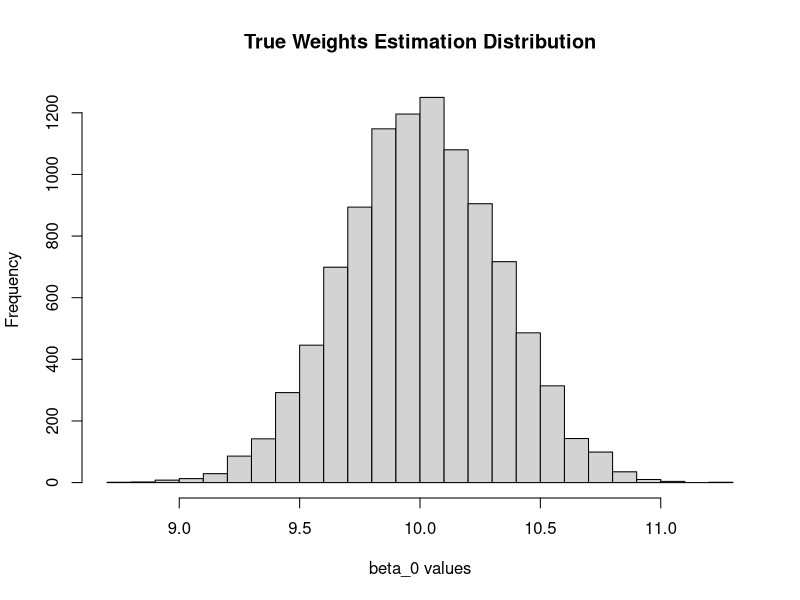
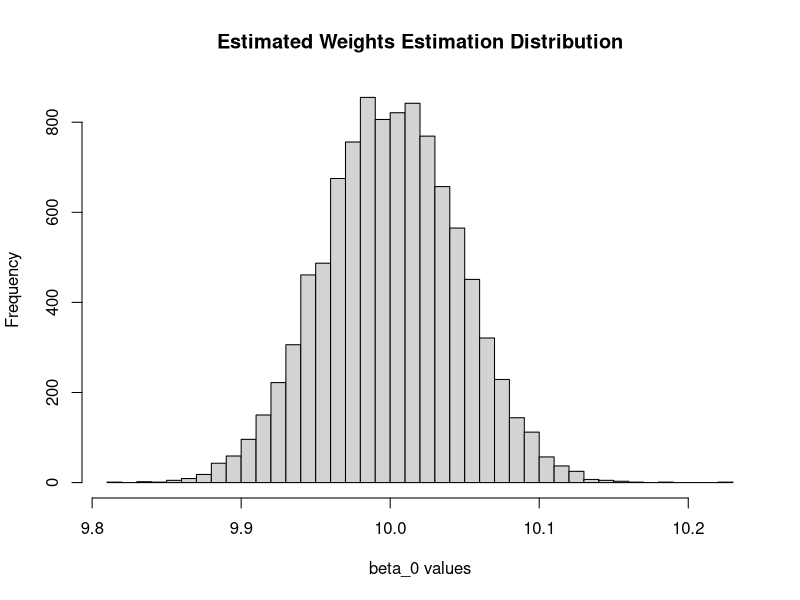

R code for these plots, in order:

## If desired, the Monte Carlo Simulations Code is under Step Codes

# Each step Monte Carlo simulations perform

set.seed(1000)


# Simulate data

# Set sample size
n <- 1000

# DGP
X <- rbinom(1000, 1, 0.5)

true_p <- 1 / 2

U <- runif(n, 0, 1)
t <- as.numeric(true_p >= U)

Y <- rnorm(n, 10, 1)
Y_obs <- Y * t

mean(Y_obs, na.rm = T)
mean(Y)

beta_tw <- mean(Y_obs / (1 / 2))

# Population partitions of t * x
N_00 <- sum((X == 0) * (t == 0))
N_10 <- sum((X == 0) * (t == 1))
N_01 <- sum((X == 1) * (t == 0))
N_11 <- sum((X == 1) * (t == 1))

estimated_p <- as.numeric(X == 0) * (N_10 / (N_00 + N_10)) + as.numeric(X == 1) * (N_11 / (N_01 + N_11)) 
beta_ew <- mean(Y_obs / estimated_p)
sd(Y_obs / estimated_p)
sd(Y_obs / true_p)



# Monte Carlo Simulations



# Beta_0s Distributions

rm(list = ls())
set.seed(1000)



monte_carlo <- function(n_sims = 10000, n = 1000, true_p = 1 / 2, dependent_mean = 10)
{
  tw_estimates <- c()
  ew_estimates <- c()
  for(i in 1:n_sims)
  {
    # DGP
    X <- rbinom(n, 1, true_p)
    U <- runif(n, 0, 1)
    t <- as.numeric(true_p >= U)
    Y <- rnorm(n, dependent_mean, 1)
    Y_obs <- Y * t
    
    # True weights estimator
    beta_tw <- mean(Y_obs / (1 / 2))
    
    # Selection probabilities 
    N_00 <- sum((X == 0) * (t == 0))
    N_10 <- sum((X == 0) * (t == 1))
    N_01 <- sum((X == 1) * (t == 0))
    N_11 <- sum((X == 1) * (t == 1))
    
    # Estimated weights estimator
    estimated_p <- as.numeric(X == 0) * (N_10 / (N_00 + N_10)) + as.numeric(X == 1) * (N_11 / (N_01 + N_11)) 
    beta_ew <- mean(Y_obs / estimated_p)
    
    # Saving estimates to holders
    tw_estimates <- c(tw_estimates, beta_tw)
    ew_estimates <- c(ew_estimates, beta_ew)
    beta_mat <- data.frame(beta_tw_est = tw_estimates, beta_ew_est = ew_estimates)
  }
  return(beta_mat)
}

# Monte Carlo simulations
betas <- monte_carlo()

#Means
mean(betas[,1])
mean(betas[,2])
# Variances
sd(betas[,1])^2
sd(betas[,2])^2


# Graphs
hist(betas[,1], breaks = 20, main = "True Weights Estimation Distribution", xlab = "beta_0 values")
hist(betas[,2], breaks = 30, main = "Estimated Weights Estimation Distribution", xlab = "beta_0 values")
